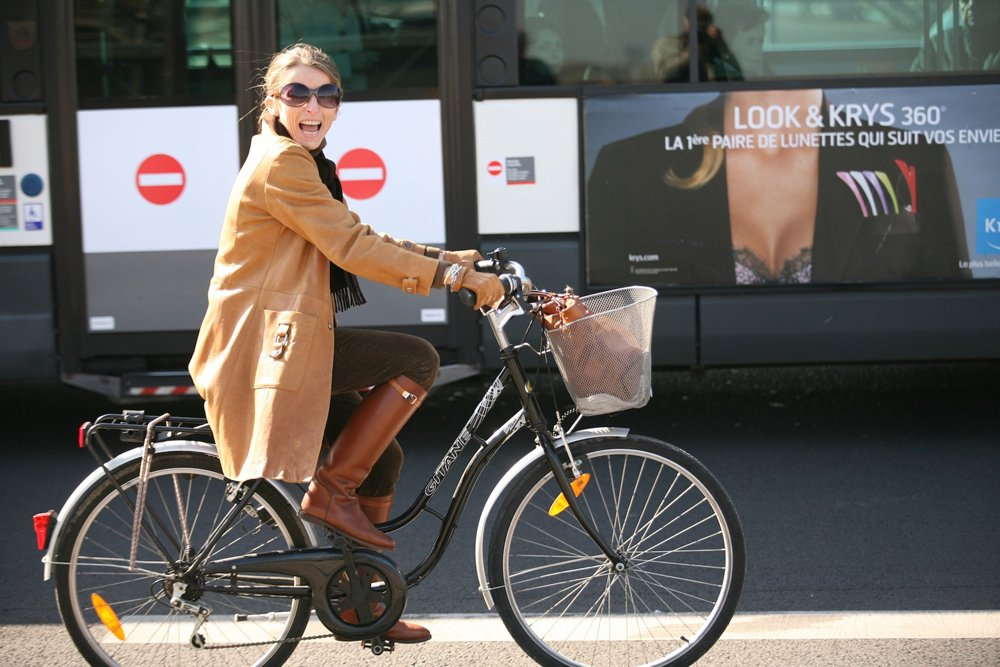
#> input picture test_img/bike.jpg, 1000 x 667 px, found by its file name
$ jupyter execute OpenCV_Edge_Detection.ipynb
#> lines starting #> are read from the running program, lines starting #| are printed output that depends on the picture
[cell 1]
import cv2
import os

from matplotlib import pyplot as plt

[cell 2]
IMG_PATH = os.path.join('/content/drive/MyDrive/Work/Practice/numpy/test_img', 'bike.jpg')

[cell 3]
img = cv2.imread(IMG_PATH)
#> img is the input picture: shape (667, 1000, 3); mean B, G, R 94.8, 98.6, 102.5
img

[cell 4]
plt.imshow(img)

[cell 5]
#width * height
int(img.shape[1]), int(img.shape[0])
#> Out = (1000, 667)

[cell 6]
#view image using openCV
from google.colab.patches import cv2_imshow #cv2/imshow() is not supported by google colab

resize_img = cv2.resize(img, (int(img.shape[1]/2), int(img.shape[0]/2)))
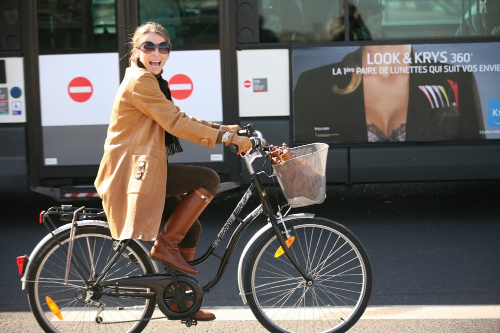
#> resize_img: shape (333, 500, 3); mean B, G, R 94.7, 98.5, 102.3
cv2_imshow(resize_img)
cv2.waitKey(0)
cv2.destroyAllWindows()

[cell 7]
#Canny edge detection algorithm

canny = cv2.Canny(img, threshold1=200, threshold2=210)
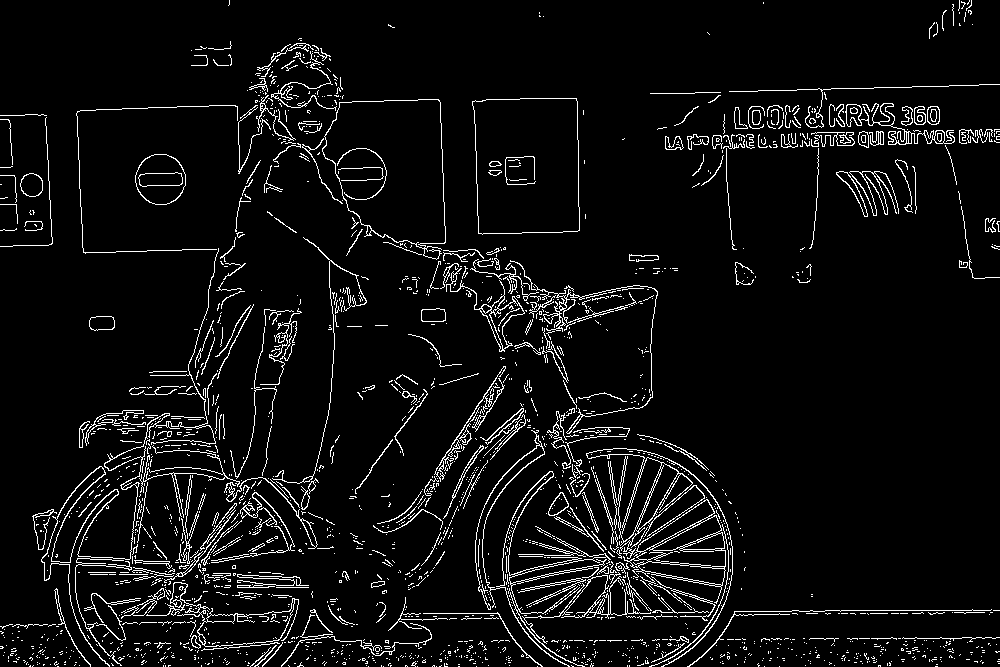
#> canny: shape (667, 1000); 5.7% white in thin lines or dots

[cell 8]
resize_img = cv2.resize(canny, (int(img.shape[1]/2), int(img.shape[0]/2)))
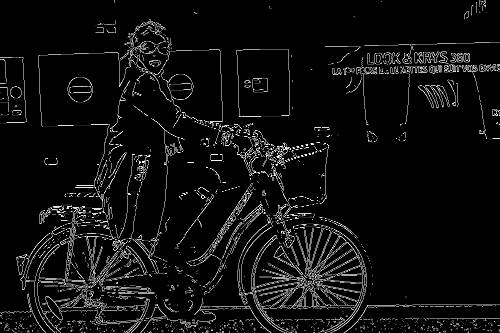
#> resize_img: shape (333, 500); min 0, max 255, mean 14.6
cv2_imshow(canny)
cv2.waitKey(0)
cv2.destroyAllWindows()

[cell 9]
#apply Gaussian blur to remoçve noise

blur = cv2.GaussianBlur(img, (5,5), 0)

[cell 10]
canny = cv2.Canny(blur, threshold1=200, threshold2=210)
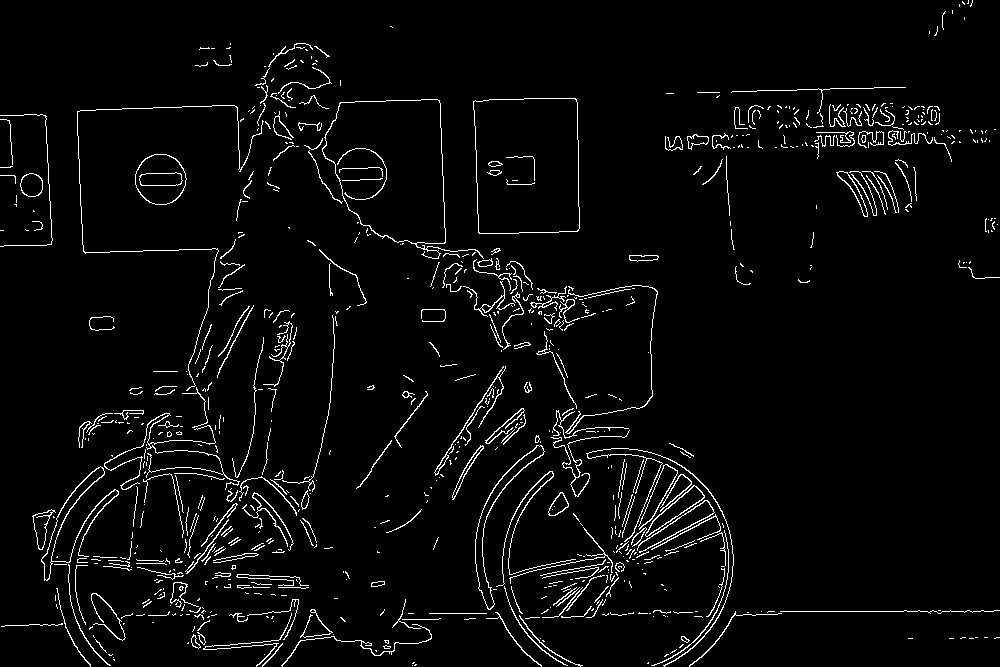
#> canny: shape (667, 1000); 3.6% white in thin lines or dots

cv2_imshow(canny)
cv2.waitKey(0)
cv2.destroyAllWindows()

[cell 11]
cv2.imwrite('edges1.jpg', canny)
#> Out = True

[cell 12]
#gray scaling

gray = cv2.cvtColor(img, cv2.COLOR_BGR2GRAY)
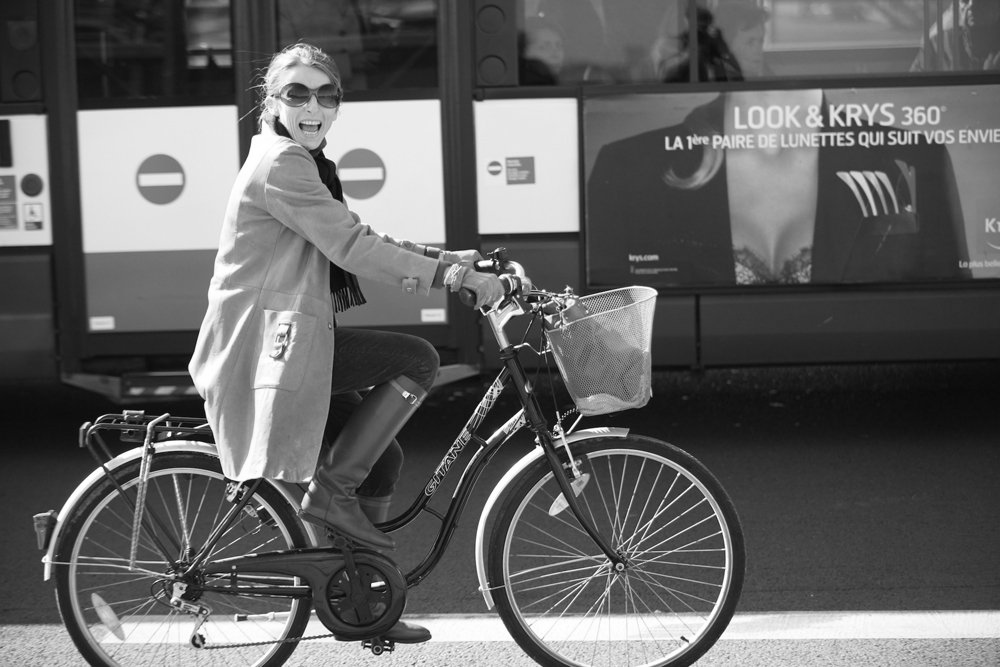
#> gray: shape (667, 1000); min 0, max 255, mean 99.3

[cell 13]
blur = cv2.GaussianBlur(gray, (5,5), 0)
#> blur: shape (667, 1000)
canny = cv2.Canny(blur, threshold1=200, threshold2=210)
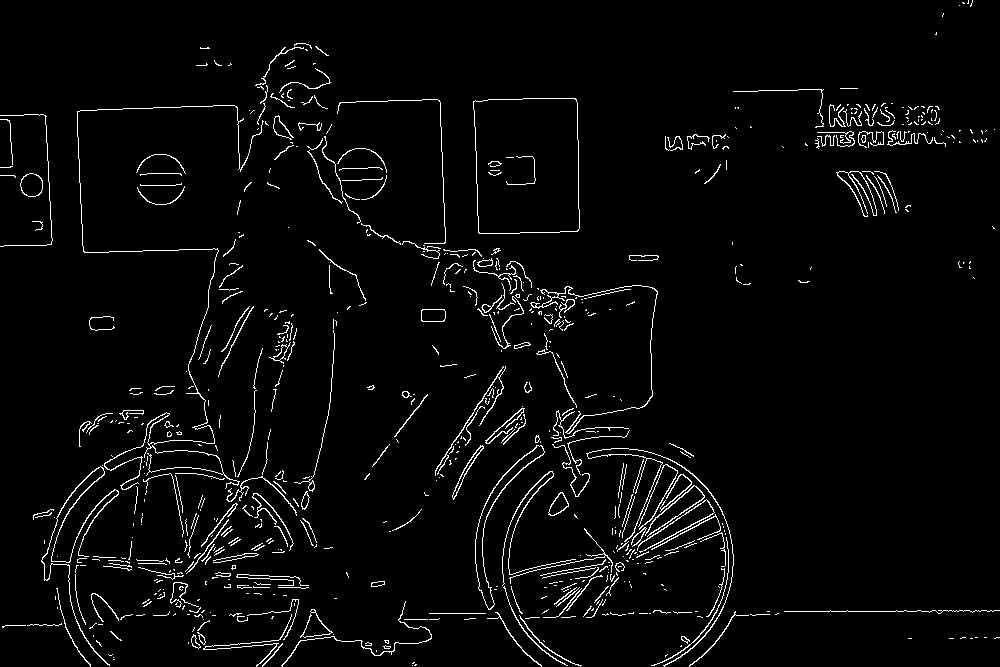
#> canny: shape (667, 1000); 3.3% white in thin lines or dots

cv2_imshow(canny)
cv2.waitKey(0)
cv2.destroyAllWindows()

[cell 14]
cv2.imwrite('edges.jpg', canny)
#> Out = True
